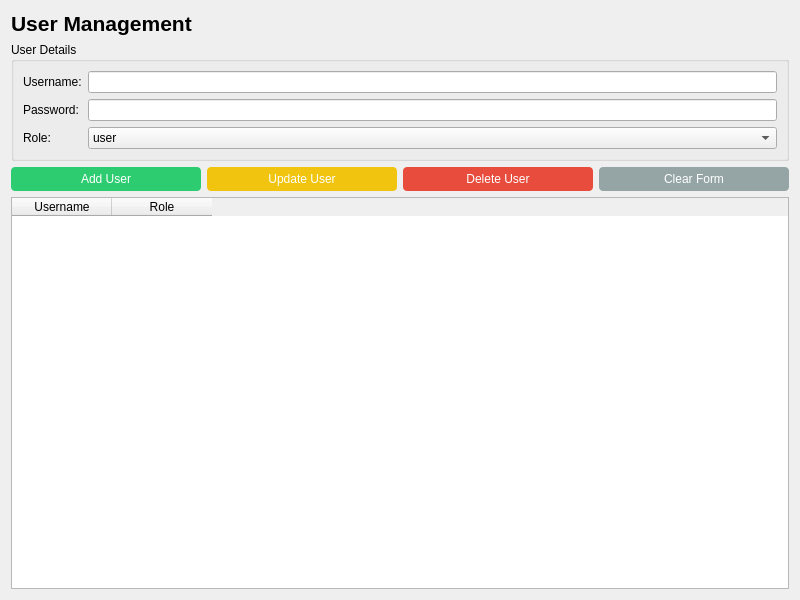
<?xml version="1.0" encoding="UTF-8"?>
<ui version="4.0">
 <class>UserManagement</class>
 <widget class="QWidget" name="UserManagement">
  <property name="geometry">
   <rect>
    <x>0</x>
    <y>0</y>
    <width>800</width>
    <height>600</height>
   </rect>
  </property>
  <property name="windowTitle">
   <string>User Management</string>
  </property>
  <layout class="QVBoxLayout" name="verticalLayout">
   <item>
    <widget class="QLabel" name="titleLabel">
     <property name="font">
      <font>
       <pointsize>16</pointsize>
       <bold>true</bold>
      </font>
     </property>
     <property name="text">
      <string>User Management</string>
     </property>
     <property name="alignment">
      <set>Qt::AlignLeft</set>
     </property>
     <property name="margin">
      <number>0</number>
     </property>
     <property name="class" stdset="0">
      <string>page-title</string>
     </property>
    </widget>
   </item>
   <item>
    <widget class="QGroupBox" name="formGroupBox">
     <property name="title">
      <string>User Details</string>
     </property>
     <layout class="QFormLayout" name="formLayout">
      <item row="0" column="0">
       <widget class="QLabel" name="usernameLabel">
        <property name="text">
         <string>Username:</string>
        </property>
       </widget>
      </item>
      <item row="0" column="1">
       <widget class="QLineEdit" name="usernameEdit"/>
      </item>
      <item row="1" column="0">
       <widget class="QLabel" name="passwordLabel">
        <property name="text">
         <string>Password:</string>
        </property>
       </widget>
      </item>
      <item row="1" column="1">
       <widget class="QLineEdit" name="passwordEdit">
        <property name="echoMode">
         <enum>QLineEdit::Password</enum>
        </property>
       </widget>
      </item>
      <item row="2" column="0">
       <widget class="QLabel" name="roleLabel">
        <property name="text">
         <string>Role:</string>
        </property>
       </widget>
      </item>
      <item row="2" column="1">
       <widget class="QComboBox" name="roleCombo">
        <item>
         <property name="text">
          <string>user</string>
         </property>
        </item>
        <item>
         <property name="text">
          <string>admin</string>
         </property>
        </item>
       </widget>
      </item>
     </layout>
    </widget>
   </item>
   <item>
    <layout class="QHBoxLayout" name="buttonLayout">
     <item>
      <widget class="QPushButton" name="addButton">
       <property name="text">
        <string>Add User</string>
       </property>
       <property name="styleSheet">
        <string notr="true">
         QPushButton {
             background-color: #2ecc71;
             color: white;
             border: none;
             padding: 5px 15px;
             border-radius: 4px;
         }
         QPushButton:hover {
             background-color: #27ae60;
         }
        </string>
       </property>
      </widget>
     </item>
     <item>
      <widget class="QPushButton" name="editButton">
       <property name="text">
        <string>Update User</string>
       </property>
       <property name="styleSheet">
        <string notr="true">
         QPushButton {
             background-color: #f1c40f;
             color: white;
             border: none;
             padding: 5px 15px;
             border-radius: 4px;
         }
         QPushButton:hover {
             background-color: #f39c12;
         }
        </string>
       </property>
      </widget>
     </item>
     <item>
      <widget class="QPushButton" name="deleteButton">
       <property name="text">
        <string>Delete User</string>
       </property>
       <property name="styleSheet">
        <string notr="true">
         QPushButton {
             background-color: #e74c3c;
             color: white;
             border: none;
             padding: 5px 15px;
             border-radius: 4px;
         }
         QPushButton:hover {
             background-color: #c0392b;
         }
        </string>
       </property>
      </widget>
     </item>
     <item>
      <widget class="QPushButton" name="clearButton">
       <property name="text">
        <string>Clear Form</string>
       </property>
       <property name="styleSheet">
        <string notr="true">
         QPushButton {
             background-color: #95a5a6;
             color: white;
             border: none;
             padding: 5px 15px;
             border-radius: 4px;
         }
         QPushButton:hover {
             background-color: #7f8c8d;
         }
        </string>
       </property>
      </widget>
     </item>
    </layout>
   </item>
   <item>
    <widget class="QTableWidget" name="userTable">
     <property name="selectionBehavior">
      <enum>QAbstractItemView::SelectRows</enum>
     </property>
     <property name="selectionMode">
      <enum>QAbstractItemView::SingleSelection</enum>
     </property>
     <column>
      <property name="text">
       <string>Username</string>
      </property>
     </column>
     <column>
      <property name="text">
       <string>Role</string>
      </property>
     </column>
    </widget>
   </item>
  </layout>
 </widget>
 <resources/>
 <connections/>
</ui>
